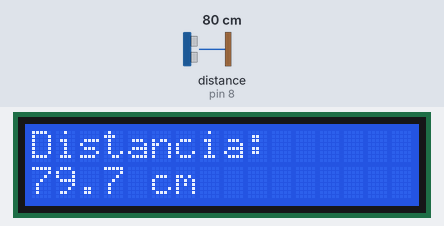
This sketch was run on a simulated Arduino Uno, built with avr-gcc and run on an emulated ATmega328P. Shown: 16×2 character LCD. Wiring (inferred from the names in the program): ultrasonic range finder: trigger pin 9; echo pin 8. Inputs (shaded band) come from the test bench; at power-on: distance to the obstacle (sensor on pin 8) 80 cm. The echo pulse lasts 58.3 µs per cm.

Above: at 2.7 s.
2.8 s: distance to the obstacle (sensor on pin 8) set to 2 cm
At 4.0 s:
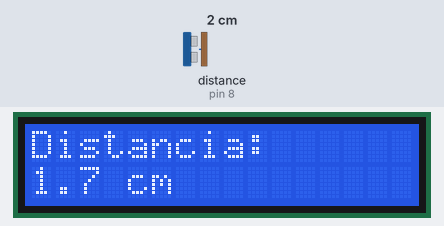
5.8 s: distance to the obstacle (sensor on pin 8) set to 4 cm
At 6.5 s:
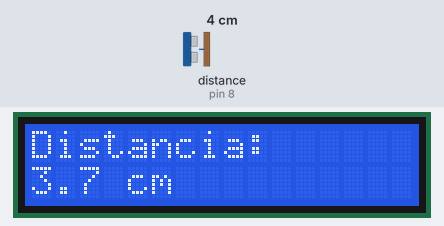
8.1 s: distance to the obstacle (sensor on pin 8) set to 18 cm
At 9.2 s:
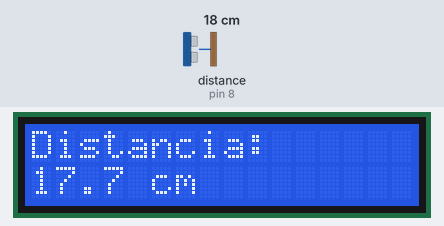
Timing chart, 0 to 11.1 s (numbered marks = the images above; inputs shaded):
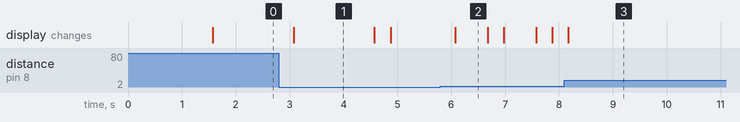

The sketch:

sensor_cisterna.ino
```cpp
#include <LiquidCrystal.h>

// Pinagem física da bancada: RS=6, E=7, D4=10, D5=11, D6=12, D7=13
LiquidCrystal lcd(6, 7, 10, 11, 12, 13);

// Sensor HC-SR04: Trig=9, Echo=8
const int trigPin = 9;
const int echoPin = 8;

float ultimaDistanciaCm = -1.0;
unsigned long ultimaAtualizacao = 0;
const unsigned long intervaloLeituraMs = 300;

float medirDistanciaCm() {
  digitalWrite(trigPin, LOW);
  delayMicroseconds(2);
  digitalWrite(trigPin, HIGH);
  delayMicroseconds(10);
  digitalWrite(trigPin, LOW);

  unsigned long duracao = pulseIn(echoPin, HIGH, 30000);
  if (duracao == 0) {
    return -1.0;
  }
  return (duracao * 0.0343) / 2.0;
}

void setup() {
  Serial.begin(9600);
  pinMode(trigPin, OUTPUT);
  pinMode(echoPin, INPUT);
  digitalWrite(trigPin, LOW);

  lcd.begin(16, 2);
  lcd.setCursor(0, 0);
  lcd.print("Sensor HC-SR04");
  lcd.setCursor(0, 1);
  lcd.print("Aguardando...");
  delay(1500);
  lcd.clear();
}

void loop() {
  unsigned long agora = millis();
  if (agora - ultimaAtualizacao >= intervaloLeituraMs) {
    ultimaAtualizacao = agora;
    ultimaDistanciaCm = medirDistanciaCm();

    lcd.setCursor(0, 0);
    lcd.print("Distancia:      ");
    lcd.setCursor(0, 1);
    if (ultimaDistanciaCm < 0) {
      lcd.print("Sem leitura     ");
    } else {
      lcd.print(ultimaDistanciaCm, 1);
      lcd.print(" cm          ");
    }
  }

  // Responde ao FastAPI (COM3 a 9600 baud) apenas quando receber 'X'
  if (Serial.available() > 0) {
    char comando = Serial.read();
    if (comando == 'X' || comando == 'x') {
      if (ultimaDistanciaCm < 0) {
        Serial.println("ERRO");
      } else {
        Serial.println(ultimaDistanciaCm, 1);
      }
    }
  }
}
```

Measured:
- after the input at 2.8 s, the display: changes after 0.27 s (image 1)
- after the input at 5.8 s, the display: changes after 0.27 s (image 2)
- after the input at 8.1 s, the display: changes after 0.08 s (image 3)
- what the display in image 1 shows lasts 1.5 s, from 3.1 s to 4.6 s
- what the display in image 2 shows lasts 0.6 s, from 6.1 s to 6.7 s
